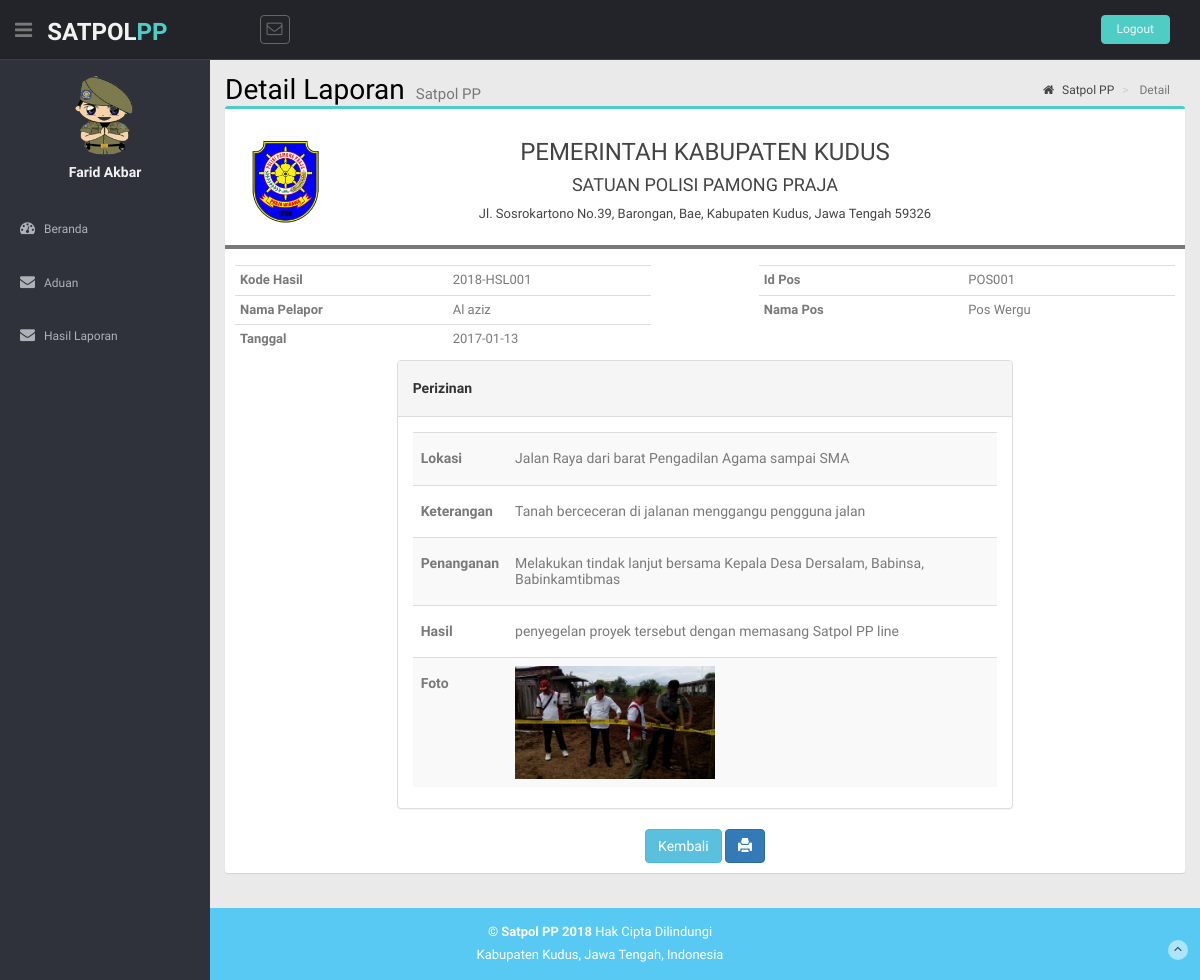
The page /petugas/index.php?page=detail&id=2018-HSL001 (signed in) on the database its author committed.
### tables this page shows
CREATE TABLE `tb_user` (
  `user_id` varchar(15) NOT NULL,
  `user_nama` varchar(50) NOT NULL,
  `user_tmp_lahir` varchar(20) DEFAULT NULL,
  `user_tgl_lahir` date DEFAULT NULL,
  `user_jk` enum('lk','pr') DEFAULT NULL,
  `user_telp` varchar(15) DEFAULT NULL,
  `user_alamat` text,
  `user_username` varchar(50) NOT NULL,
  `user_password` varchar(50) NOT NULL,
  `user_level` enum('kep','pet','staf','masy') NOT NULL,
  `user_foto` text
);

CREATE TABLE `tb_hasil_aduan` (
  `hasil_id` varchar(15) NOT NULL,
  `aduan_id` varchar(10) NOT NULL,
  `pelanggaran_id` varchar(10) NOT NULL,
  `hasil_penanganan` text NOT NULL,
  `hasil_hasil` text NOT NULL,
  `hasil_foto` text NOT NULL
);

CREATE TABLE `tb_aduan` (
  `aduan_id` varchar(15) NOT NULL,
  `user_id` varchar(15) NOT NULL,
  `pos_id` varchar(15) NOT NULL,
  `aduan_lokasi` varchar(50) NOT NULL,
  `aduan_keterangan` text NOT NULL,
  `aduan_tgl` date NOT NULL,
  `aduan_foto` text,
  `aduan_status` int(1) NOT NULL DEFAULT '0',
  `aduan_cek` enum('tolak','terima','sukses') DEFAULT NULL
);

CREATE TABLE `tb_pos` (
  `pos_id` varchar(15) NOT NULL,
  `desa_id` varchar(15) NOT NULL,
  `user_id` varchar(15) NOT NULL,
  `pos_nama` varchar(50) NOT NULL,
  `pos_telp` varchar(15) NOT NULL,
  `pos_alamat` text NOT NULL,
  `pos_lat` double NOT NULL,
  `pos_long` double NOT NULL,
  `pos_foto` text NOT NULL
);

CREATE TABLE `tb_pelanggaran` (
  `pelanggaran_id` varchar(10) NOT NULL,
  `pelanggaran_nama` varchar(50) NOT NULL
);

### config/class.php (called while the page is built, shortened)
<?php
class CRUD {
	public $koneksi;
	function __construct($conn) {
		$this->koneksi = $conn;
	}
	public function tampil($tabel, $key = null, $where = null) {
		$db = $this->koneksi->conn;
		$query = "SELECT * FROM $tabel";
		if (($key != null) && ($where != null)) {
			$query .= " WHERE $key = '$where'";
		}
		$ambil = $db->query($query) or die ($db->error);
		$rows = [];
		while ($row = $ambil->fetch_assoc()) {
			$rows[] = $row;
		}
		return $rows;
	}
}
class Relasi extends CRUD {
	public function tampilR2($tabel, $tabel2, $param, $tabel3, $param2, $key = null, $param4 = null) {
		$db = $this->koneksi->conn;
		$sql = "SELECT * FROM $tabel INNER JOIN $tabel2 ON $tabel.$param = $tabel2.$param INNER JOIN $tabel3 ON $tabel3.$param2=$tabel2.$param2";
		if (($key != null) && ($param4 != null)) {
			$sql .= " WHERE $key = '$param4'";
		}
		$ambil = $db->query($sql) or die ($db->error);
		$rows = [];
		while ($row = $ambil->fetch_assoc()) {
			$rows[] = $row;
		}
		return $rows;
	}
	public function tampilR3($tabel, $tabel2, $param, $tabel3, $param2, $tabel4, $param3, $key = null, $param4 = null) {
		$db = $this->koneksi->conn;
		$sql = "SELECT * FROM $tabel INNER JOIN $tabel2 ON $tabel.$param = $tabel2.$param INNER JOIN $tabel3 ON $tabel3.$param2=$tabel2.$param2 INNER JOIN $tabel4 ON $tabel4.$param3=$tabel2.$param3";
		if (($key != null) && ($param4 != null)) {
			$sql .= " WHERE $key = '$param4'";
		}
		$ambil = $db->query($sql) or die ($db->error);
		$rows = [];
		while ($row = $ambil->fetch_assoc()) {
			$rows[] = $row;
		}
		return $rows;
	}
}

### Petugas/Aduan/detail.php (the view, shortened to what this page needs)
<section class="content-header">
    <h1>
    Detail Laporan
    <small>Satpol PP</small>
    </h1>
    <ol class="breadcrumb">
    <li><a href="?page=index"><i class="fa fa-home"></i> Satpol PP</a></li>
    <li class="active"> Detail</li>
    </ol>
</section>
<section class="content">
    <div class="box box-primary">
        <div class="box-header">
            <div class="row">
              <div class="col-md-2">
                <img src="../img/satpolpp/logo.png" style="padding-top:12px" width="100px" alt="">
              </div>
              <div class="col-md-10 col-md-pull-1">
                <center>
                    <h3>PEMERINTAH KABUPATEN KUDUS</h3>
                    <h4>SATUAN POLISI PAMONG PRAJA</h4>
                    <p>Jl. Sosrokartono No.39, Barongan, Bae, Kabupaten Kudus, Jawa Tengah 59326</p>
                </center>
              </div>
            </div>
        </div>
        <hr>
        <?php
            $id = $_GET['id'];
            $tmp = $aduan->tampilR3("tb_hasil_aduan", "tb_aduan", "aduan_id", "tb_user", "user_id", "tb_pos", "pos_id", "hasil_id", $id)[0];
            ?>
        <div class="box-body">
        <div class="row">
            <div class="col-md-6" style="width: 46%; float: left">
            <div class="table-responsive">
                <table class="table table-condensed">
                <tr>
                    <th>Kode Hasil</th> <td><?= $tmp['hasil_id']; ?></td>
                </tr>
                <tr>
                    <th>Nama Pelapor</th> <td><?= $tmp['user_nama']; ?></td>
                </tr>
                <tr>
                    <th>Tanggal</th> <td><?php echo $tmp['aduan_tgl'] ?></td>
                </tr>
                </table>
                </div>
            </div>
            <div class="col-md-4" style="width: 46%; float: left; margin-left: 8%;">
                <table class="table table-condensed">
                <tr>
                    <th>Id Pos</th> <td><?= $tmp['pos_id']; ?></td>
                </tr>
                <tr>
                    <th>Nama Pos</th> <td><?= $tmp['pos_nama']; ?></td>
                </tr>
                </table>
            </div>
            </div>
                <?php
                    $tmp = $aduan->tampilR2("tb_pelanggaran", "tb_hasil_aduan", "pelanggaran_id", "tb_aduan", "aduan_id", "hasil_id", $id);
                    foreach ($tmp as $data) {
                    ?>
                <!-- <tbody>
                    <tr>
                        <td><?php echo $data['aduan_lokasi']; ?></td>
                        <td><?php echo $data['aduan_keterangan']; ?></td>
                        <td><?php echo $data['hasil_penanganan']; ?></td>
                        <td><?php echo $data['pelanggaran_nama']; ?></td>
                        <td><?php echo $data['hasil_hasil']; ?></td>
                        <td><img width="100px" src="hasil/<?= $data['hasil_foto'] ?>" alt=""></td>
                    </tr> -->
                    <?php } ?>
            <div class="row">
              <div class="col-md-8 col-md-offset-2">
                <div class="panel panel-default">
                  <div class="panel-heading">
                      <h5><b><?php echo $data['pelanggaran_nama']; ?></b></h5>
                  </div>
                  <div class="panel-body">
                    <table class="table table-striped">
                      <tr>
                        <td><h5><b>Lokasi</b></h5></td>
                        <td><h5><?php echo $data['aduan_lokasi']; ?></h5></td>
                      </tr>
                      <tr>
                        <td><h5><b>Keterangan</b></h5></td>
                        <td><h5><?php echo $data['aduan_keterangan']; ?></h5></td>
                      </tr>
                      <tr>
                        <td><h5><b>Penanganan</b></h5></td>
                        <td><h5><?php echo $data['hasil_penanganan']; ?></h5></td>
                      </tr>
                      <tr>
                        <td><h5><b>Hasil</b></h5></td>
                        <td><h5><?php echo $data['hasil_hasil']; ?></h5></td>
                      </tr>
                      <tr>
                        <td><h5><b>Foto</b></h5></td>
                        <td><img src="hasil/<?= $data['hasil_foto'] ?>" width="200px" alt=""></td>
                      </tr>
                    </table>
                  </div>
                </div>
              </div>
            </div>
            <center>
                <a href="?page=hasil" class="btn btn-info">Kembali</a>
                <a href="aduan/cetak.php?id=<?php echo $id ?>" target="_blank" class="btn btn-primary" title="Cetak"><span class="glyphicon glyphicon-print"></span></a>
            </center>
        </div>
    </div>
</section>

### Petugas/index.php (shortened to what this page needs)
<?php
require_once "../config/class.php";
$koneksi = new Database();
$user = new User($koneksi);
$aduan = new Relasi($koneksi);
$user_id = $_SESSION['user_id'];
$tampil = $user->tampil('tb_user', 'user_id', $user_id)[0];
?>
<!DOCTYPE html>
<html lang="en">
<head>
  <link href="../lib/bootstrap/css/bootstrap.min.css" rel="stylesheet">
  <link href="../lib/font-awesome/css/font-awesome.css" rel="stylesheet" />
  <link href="../lib/fancybox/jquery.fancybox.css" rel="stylesheet" />
  <link href="../css/style.css" rel="stylesheet">
  <link href="../css/style-responsive.css" rel="stylesheet">
  <link href="../lib/advanced-datatable/css/demo_page.css" rel="stylesheet" />
  <link rel="stylesheet" href="../lib/advanced-datatable/css/DT_bootstrap.css" />
</head>
<body>
  <section id="container">
    <header class="header hitam-bg">
      <div class="sidebar-toggle-box">
        <div class="fa fa-bars tooltips" data-placement="right" data-original-title="Toggle Navigation"></div>
      </div>
      <a href="index.html" class="logo"><b>SATPOL<span>PP</span></b></a>
      <div class="nav notify-row" id="top_menu">
        <ul class="nav top-menu">
          <li id="header_inbox_bar" class="dropdown">
            <a data-toggle="dropdown" class="dropdown-toggle" href="index.php#">
              <i class="fa fa-envelope-o"></i>
            </a>
          </li>
        </ul>
      </div>
      <div class="top-menu">
        <ul class="nav pull-right top-menu">
          <li><a class="logout" href="?page=logOut">Logout</a></li>
        </ul>
      </div>
    </header>
    <aside>
      <div id="sidebar" class="nav-collapse ">
        <ul class="sidebar-menu" id="nav-accordion">
          <p class="centered">
            <img src="../img/logo.png" class="img-circle" width="80">
          </p>
          <h5 class="centered"><?= $tampil['user_nama']; ?></h5>
          <li class="mt">
            <a href="?page=index">
              <i class="fa fa-dashboard"></i>
              <span>Beranda</span>
              </a>
          </li>
          <li>
            <a href="?page=aduan">
              <i class="fa fa-envelope"></i>
              <span>Aduan</span>
              </a>
          </li>
          <li>
            <a href="?page=hasil">
              <i class="fa fa-envelope"></i>
              <span>Hasil Laporan </span>
              </a>
          </li>
        </ul>
      </div>
    </aside>
    <section id="main-content">
      <section class="wrapper site-min-height">
        <?php
          if (@$_GET['page'] == "" || @$_GET['page'] == "index") {
              include "aduan/beranda.php";
          } elseif(@$_GET['page'] == "aduan") {
              include "aduan/home.php";
          } elseif(@$_GET['page'] == "logOut") {
            $user->logOut();
            echo "<script>window.location='index.php'</script>";
          } elseif(@$_GET['page'] == "cek") {
            include "aduan/cek.php";
          } elseif(@$_GET['page'] == "lapor") {
            include "aduan/lapor.php";
          } elseif(@$_GET['page'] == "hasil") {
            include "aduan/hasil_laporan.php";
          } elseif(@$_GET['page'] == "detail") {
            include "aduan/detail.php";
          } elseif(@$_GET['page'] == "cetak") {
            include "aduan/cetak.php";
          }
        ?>
      </section>
    </section>
    <footer class="site-footer" id="a">
      <div class="text-center">
        <p>
          &copy; <strong>Satpol PP 2018</strong> Hak Cipta Dilindungi
        </p>
        <div class="credits">
          Kabupaten Kudus, Jawa Tengah, Indonesia
        </div>
        <a href="gallery.html#" class="go-top">
          <i class="fa fa-angle-up"></i>
          </a>
      </div>
    </footer>
  </section>
</body>
</html>

### css/style.css (style rules this page uses)
body { color: #797979; background: #eaeaea; font-family: 'Ruda', sans-serif; padding: 0px !important; margin: 0px !important; font-size:13px; }
ul li { list-style: none; }
a, a:hover, a:focus { text-decoration: none; outline: none; }
#container { width: 100%; height: 100%; }
.content-header { position: relative; padding: 15px 15px 0 0; }
.content-header > h1 { margin: 0; font-size: 28px; color : black; }
.content-header > h1 > small { font-size: 15px; display: inline-block; padding-left: 4px; font-weight: 300; }
.content-header > .breadcrumb { float: right; background: transparent; margin-top: 0; margin-bottom: 0; font-size: 12px; padding: 7px 5px; position: absolute; top: 15px; right: 10px; border-radius: 2px; }
.content-header > .breadcrumb > li > a { color: #444; text-decoration: none; display: inline-block; }
.content-header > .breadcrumb > li > a > .fa, .content-header > .breadcrumb > li > a > .glyphicon, .content-header > .breadcrumb > li > a > .ion { margin-right: 5px; }
.content-header > .breadcrumb > li + li:before { content: '>\00a0'; }
.box { position: relative; border-radius: 3px; background: #ffffff; border-top: 3px solid #d2d6de; margin-bottom: 20px; width: 100%; box-shadow: 0 1px 1px rgba(0, 0, 0, 0.1); }
.box.box-primary { border-top-color: #4ECDC4; }
.box-header:before, .box-body:before, .box-footer:before, .box-header:after, .box-body:after, .box-footer:after { content: " "; display: table; }
.box-header:after, .box-body:after, .box-footer:after { clear: both; }
.box-header { color: #444; display: block; padding: 10px; position: relative; }
.box-body { border-top-left-radius: 0; border-top-right-radius: 0; border-bottom-right-radius: 3px; border-bottom-left-radius: 3px; padding: 10px; }
hr { margin-top: 20px; margin-bottom: 20px; border: 0; border-top: 1px solid #797979; }
.centered { text-align: center; }
.mt { margin-top: 25px; }
ul.top-menu > li > .logout { color: #f2f2f2; font-size: 12px; border-radius: 4px; -webkit-border-radius: 4px; border: 1px solid #64c3c2 !important; padding: 5px 15px; margin-right: 15px; background: #4ECDC4; margin-top: 15px; }
#sidebar { width: 210px; height: 100%; position: fixed; background: #2f323a; }
#sidebar h5 { color: #f2f2f2; font-weight: 700; }
#sidebar ul li { position: relative; }
ul.sidebar-menu , ul.sidebar-menu li ul.sub { margin: -2px 0 0; padding: 0; }
ul.sidebar-menu { margin-top: 75px; }
ul.sidebar-menu li { margin-bottom: 5px; margin-left:10px; margin-right:10px; }
ul.sidebar-menu li a span { display: inline-block; }
ul.sidebar-menu li a { color: #aeb2b7; text-decoration: none; display: block; padding: 15px 0 15px 10px; font-size: 12px; outline: none; -webkit-transition: all 0.3s ease; -moz-transition: all 0.3s ease; -o-transition: all 0.3s ease; -ms-transition: all 0.3s ease; transition: all 0.3s ease; }
ul.sidebar-menu li a i { font-size: 15px; padding-right: 6px; }
#main-content { margin-left: 210px; }
.header, .footer { min-height: 60px; padding: 0 15px; }
.header { position: fixed; left: 0; right: 0; z-index: 1002; }
.hitam-bg { background: #22242a;; border-bottom: 1px solid #393d46; }
.wrapper { display: inline-block; margin-top: 60px; padding-left: 15px; padding-right: 15px; padding-bottom: 15px; padding-top: 0px; width: 100%; }
a.logo { font-size: 24px; color: #f2f2f2; float: left; margin-top: 15px; text-transform: uppercase; }
a.logo b { font-weight: 900; }
a.logo span { color: #4ECDC4; }
#top_menu .nav > li, ul.top-menu > li { float: left; }
.notify-row { float: left; margin-top: 15px; margin-left: 92px; }
ul.top-menu > li > a { color: #666666; font-size: 16px; border-radius: 4px; -webkit-border-radius: 4px; border:1px solid #666666 !important; padding: 2px 6px; margin-right: 15px; }
.sidebar-toggle-box { float: left; padding-right: 15px; margin-top: 20px; }
.sidebar-toggle-box .fa-bars { cursor: pointer; display: inline-block; font-size: 20px; }
.site-footer { background: #2A5172; color: #fff; padding: 15px 0; }
.site-footer, #a { background: #58C9F3; color: #fff; padding: 15px 0; }
.site-footer p { margin-bottom: 5px; }
.credits, .credits a { color: #fff; }
.go-top { margin-right: 1%; margin-top: -25px; float: right; background: rgba(255,255,255,.5); width: 20px; height: 20px; border-radius: 50%; -webkit-border-radius: 50%; }
.go-top i { color: #2A3542; }
.site-min-height { min-height: 526px; }

### Petugas/Aduan/detail.php (style rules this page uses)
hr { display: block; margin-top: 0.1em; margin-bottom: 0.5em; margin-left: auto; margin-right: auto; border-style: double; border-width: 2px; }

### rows shown on the page
tb_user: user_nama "Farid Akbar"
tb_hasil_aduan: hasil_id "2018-HSL001", tb_user.user_nama "Al aziz", aduan.aduan_tgl "2017-01-13", tb_pos.pos_id "POS001", tb_pos.pos_nama "Pos Wergu", pelanggaran.pelanggaran_nama "Perizinan", aduan.aduan_lokasi "Jalan Raya dari barat Pengadilan Agama sampai SMA", aduan.aduan_keterangan "Tanah berceceran di jalanan menggangu pengguna jalan", hasil_penanganan "Melakukan tindak lanjut bersama Kepala Desa Dersalam, Babinsa, Babinkamtibmas", hasil_hasil "penyegelan proyek tersebut dengan memasang Satpol PP line", hasil_foto (picture)
